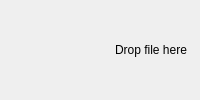
                    <widget class="QWidget" name="page">
                     <layout class="QVBoxLayout" name="verticalLayout_20">
                      <property name="spacing">
                       <number>0</number>
                      </property>
                      <property name="leftMargin">
                       <number>0</number>
                      </property>
                      <property name="topMargin">
                       <number>0</number>
                      </property>
                      <property name="rightMargin">
                       <number>0</number>
                      </property>
                      <property name="bottomMargin">
                       <number>0</number>
                      </property>
                      <item>
                       <widget class="CQFrameZipFile" name="dropEditableArchive">
                        <property name="minimumSize">
                         <size>
                          <width>0</width>
                          <height>50</height>
                         </size>
                        </property>
                        <property name="maximumSize">
                         <size>
                          <width>16777215</width>
                          <height>50</height>
                         </size>
                        </property>
                        <property name="acceptDrops">
                         <bool>true</bool>
                        </property>
                        <property name="styleSheet">
                         <string notr="true"/>
                        </property>
                        <layout class="QHBoxLayout" name="horizontalLayout_11">
                         <item>
                          <widget class="QLabel" name="label_14">
                           <property name="minimumSize">
                            <size>
                             <width>100</width>
                             <height>0</height>
                            </size>
                           </property>
                           <property name="maximumSize">
                            <size>
                             <width>115</width>
                             <height>16777215</height>
                            </size>
                           </property>
                           <property name="text">
                            <string/>
                           </property>
                           <property name="pixmap">
                            <pixmap resource="resources_rc.qrc">:/icon/icons/plus-circle.svg</pixmap>
                           </property>
                           <property name="alignment">
                            <set>Qt::AlignRight|Qt::AlignTrailing|Qt::AlignVCenter</set>
                           </property>
                          </widget>
                         </item>
                         <item>
                          <widget class="QLabel" name="label_13">
                           <property name="text">
                            <string>Drop file here</string>
                           </property>
                           <property name="alignment">
                            <set>Qt::AlignLeading|Qt::AlignLeft|Qt::AlignVCenter</set>
                           </property>
                          </widget>
                         </item>
                        </layout>
                       </widget>
                      </item>
                     </layout>
                    </widget>
